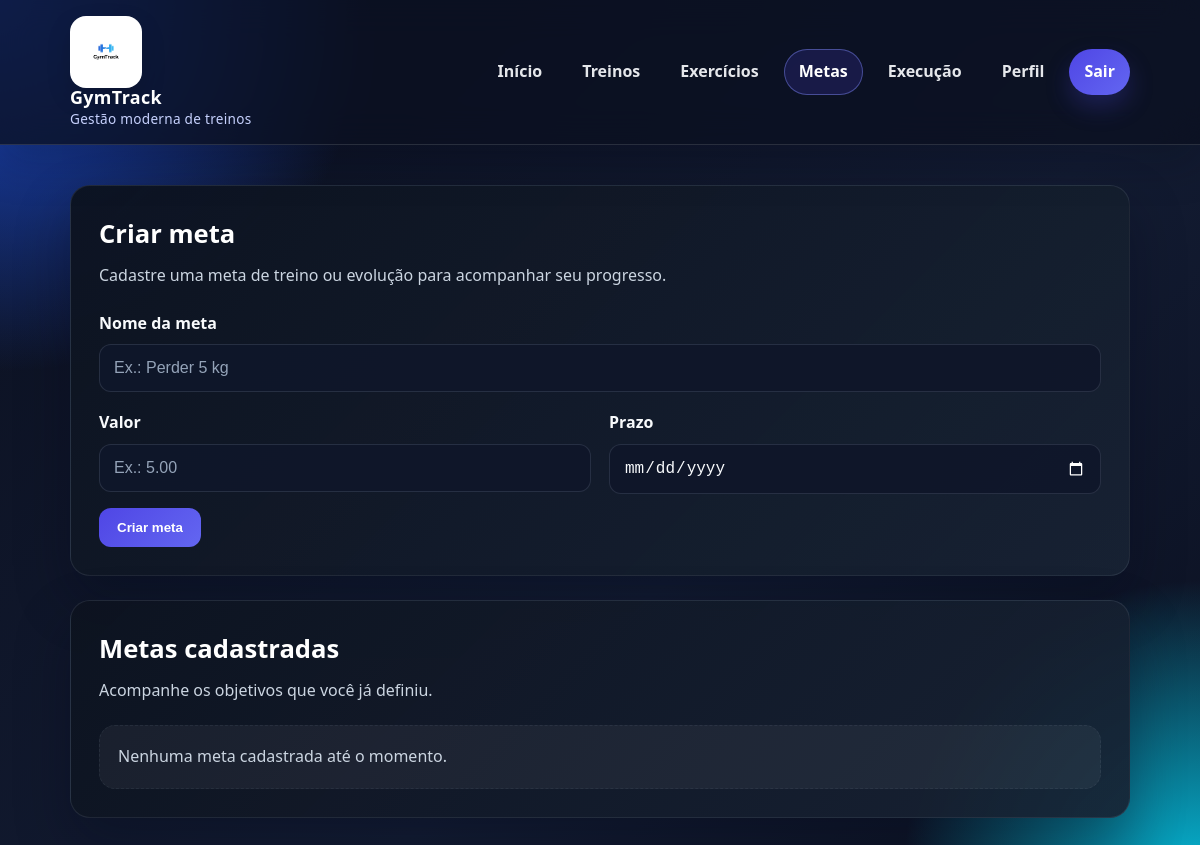
Page /metas/ (signed in) on the earlier database version.
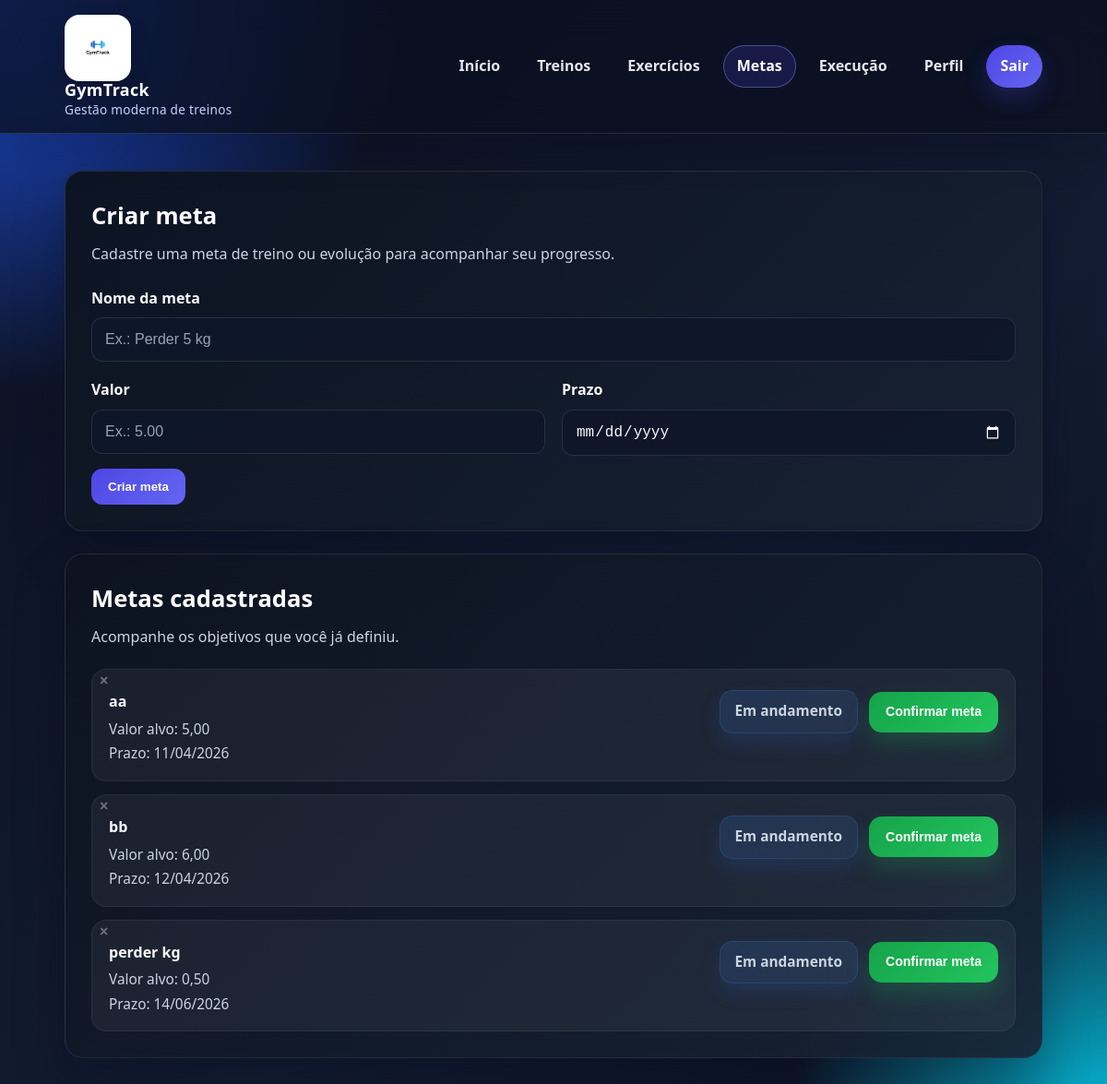
Same page on the later database version.
### core/models.py (models this page shows, shortened)
class Meta(models.Model):
    STATUS_CHOICES = [
        ('em_andamento', 'Em andamento'),
        ('concluida', 'Concluída'),
        ('vencida', 'Vencida'),
    ]
    usuario = models.ForeignKey(User, on_delete=models.CASCADE, related_name='metas')
    nome = models.CharField(max_length=100)
    valor = models.DecimalField(max_digits=10, decimal_places=2)
    prazo = models.DateField()
    status = models.CharField(max_length=20, choices=STATUS_CHOICES, default='em_andamento')
    data_conclusao = models.DateTimeField(null=True, blank=True)
    class Meta:
        ordering = ['prazo', 'id']
        constraints = [
            models.CheckConstraint(
                condition=models.Q(valor__gt=0),
                name='meta_valor_positivo',
            ),
        ]
    @property
    def status_visual(self):
        if self.status == 'concluida':
            return 'concluida'
        if self.prazo < timezone.localdate():
            return 'vencida'
        return 'em_andamento'
    @property
    def status_label(self):
        labels = dict(self.STATUS_CHOICES)
        return labels[self.status_visual]
    @property
    def status_css_slug(self):
        return {
            'em_andamento': 'em-andamento',
            'concluida': 'concluida',
            'vencida': 'vencida',
        }[self.status_visual]

### core/views.py (the view)
# urls.py: path('metas/', views.metas_view, name='metas'),
@login_required
def metas_view(request):
    if request.method == 'POST':
        form = MetaForm(request.POST)
        if form.is_valid():
            meta = form.save(commit=False)
            meta.usuario = request.user
            meta.save()
            messages.success(request, 'Meta criada com sucesso!')
            return redirect('metas')
        for errors in form.errors.values():
            for error in errors:
                messages.error(request, error)
    else:
        form = MetaForm()
    metas = Meta.objects.filter(usuario=request.user).annotate(
        status_order=Case(
            When(status='em_andamento', then=Value(0)),
            When(status='vencida', then=Value(1)),
            When(status='concluida', then=Value(2)),
            default=Value(3),
            output_field=IntegerField(),
        )
    ).order_by('status_order', 'data_conclusao', 'prazo', 'id')
    return render(request, 'core/metas.html', {
        'form': form,
        'metas': metas,
    })

### core/forms.py (shortened to what this page needs)
class MetaForm(forms.ModelForm):
    class Meta:
        model = Meta
        fields = ['nome', 'valor', 'prazo']
        labels = {
            'nome': 'Nome da meta',
            'valor': 'Valor',
            'prazo': 'Prazo',
        }
        widgets = {
            'prazo': forms.DateInput(attrs={'type': 'date'}),
        }
    def __init__(self, *args, **kwargs):
        super().__init__(*args, **kwargs)
        self.fields['nome'].widget.attrs.update({
            'placeholder': 'Ex.: Perder 5 kg',
        })
        self.fields['valor'].widget.attrs.update({
            'placeholder': 'Ex.: 5.00',
            'step': '0.01',
            'min': '0.01',
            'inputmode': 'decimal',
        })
        self.fields['prazo'].widget.attrs.update({
            'min': timezone.localdate().isoformat(),
        })

### core/templates/core/metas.html (shortened to what this page needs)
{% extends 'core/base.html' %}
{% block content %}
<section class="page-grid feature-page">
    <div class="content-card">
        <h2 class="section-title">Criar meta</h2>
        <p class="section-subtitle">Cadastre uma meta de treino ou evolução para acompanhar seu progresso.</p>
        <form method="post">
            <div class="form-grid">
                <div class="form-group full">
                    <label for="{{ form.nome.id_for_label }}">Nome da meta</label>
                    {{ form.nome }}
                </div>
                <div class="form-group">
                    <label for="{{ form.valor.id_for_label }}">Valor</label>
                    {{ form.valor }}
                </div>
                <div class="form-group">
                    <label for="{{ form.prazo.id_for_label }}">Prazo</label>
                    {{ form.prazo }}
                </div>
            </div>
            <div class="form-actions">
                <button type="submit" class="btn btn-primary">Criar meta</button>
            </div>
        </form>
    </div>
    <div class="list-card">
        <h3 class="section-title">Metas cadastradas</h3>
        <p class="section-subtitle">Acompanhe os objetivos que você já definiu.</p>
        {% if metas %}
            <ul class="items-list">
                {% for meta in metas %}
                    <li class="item">
                        <button
                            type="button"
                            class="meta-remove-button"
                            aria-label="Remover meta"
                            data-meta-name="{{ meta.nome|escape }}"
                            data-delete-url="{% url 'excluir_meta' meta.id %}"
                        >
                            ×
                        </button>
                        <div class="meta-content">
                            <strong>{{ meta.nome }}</strong>
                            <span>Valor alvo: {{ meta.valor|floatformat:2 }}</span>
                            <span>Prazo: {{ meta.prazo|date:'d/m/Y' }}</span>
                        </div>
                        <div class="meta-actions">
                            {% with confirmada_id=request.GET.confirmada meta_id=meta.id|stringformat:'s' %}
                                <span class="meta-status meta-status--{{ meta.status_css_slug }}{% if confirmada_id == meta_id %} meta-status--confirmed{% endif %}">
                                    {{ meta.status_label }}
                                </span>
                            {% endwith %}
                            {% if meta.status != 'concluida' %}
                                <form method="post" action="{% url 'confirmar_meta' meta.id %}">
                                    <button type="submit" class="btn btn-confirm btn-sm">
                                        Confirmar meta
                                    </button>
                                </form>
                            {% endif %}
                        </div>
                    </li>
                {% endfor %}
            </ul>
        {% else %}
            <div class="empty-state">
                Nenhuma meta cadastrada até o momento.
            </div>
        {% endif %}
    </div>
</section>
{% endblock %}

Differences in the rows shown:
added Meta: nome "aa", valor "5,00", prazo "11/04/2026", status_label "Em andamento", shows "Confirmar meta"
added Meta: nome "bb", valor "6,00", prazo "12/04/2026", status_label "Em andamento", shows "Confirmar meta"
added Meta: nome "perder kg", valor "0,50", prazo "14/06/2026", status_label "Em andamento", shows "Confirmar meta"
Other differences:
text no longer shown: "Nenhuma meta cadastrada até o momento."
